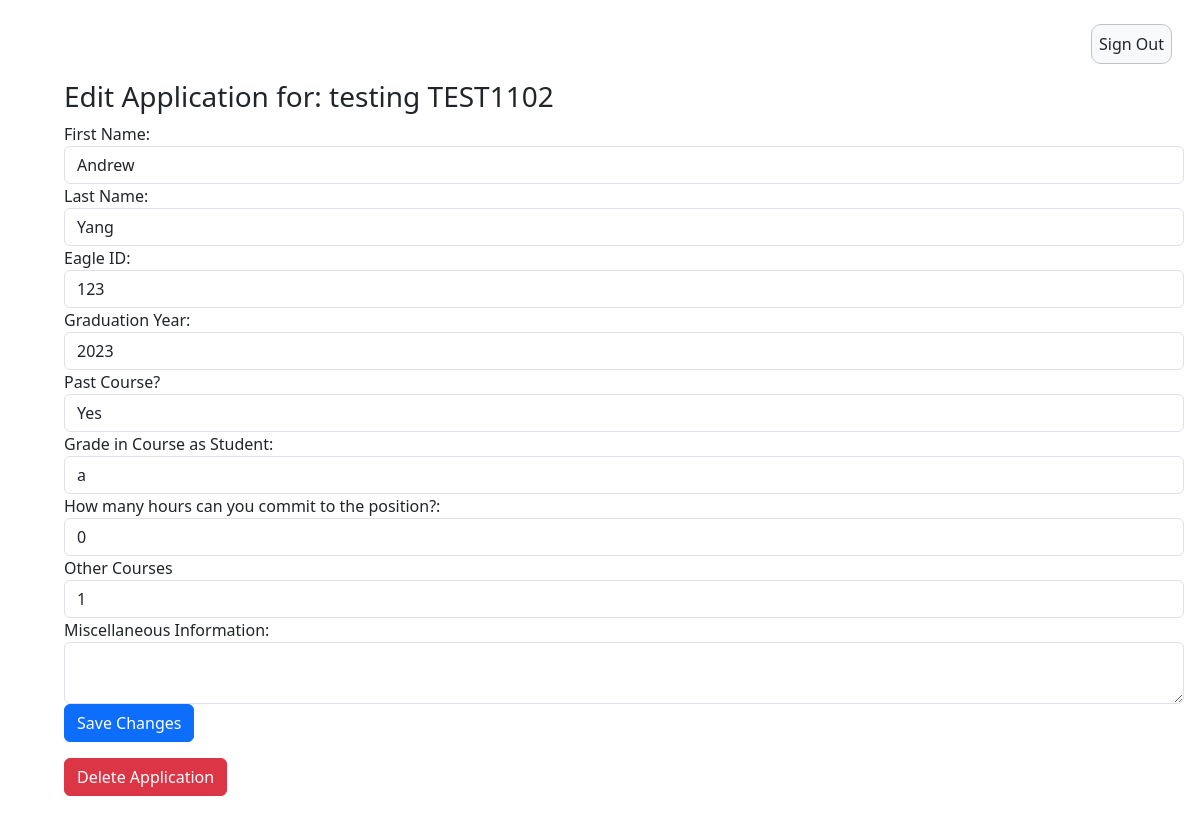
The app's page /edit_application/11/, older data.
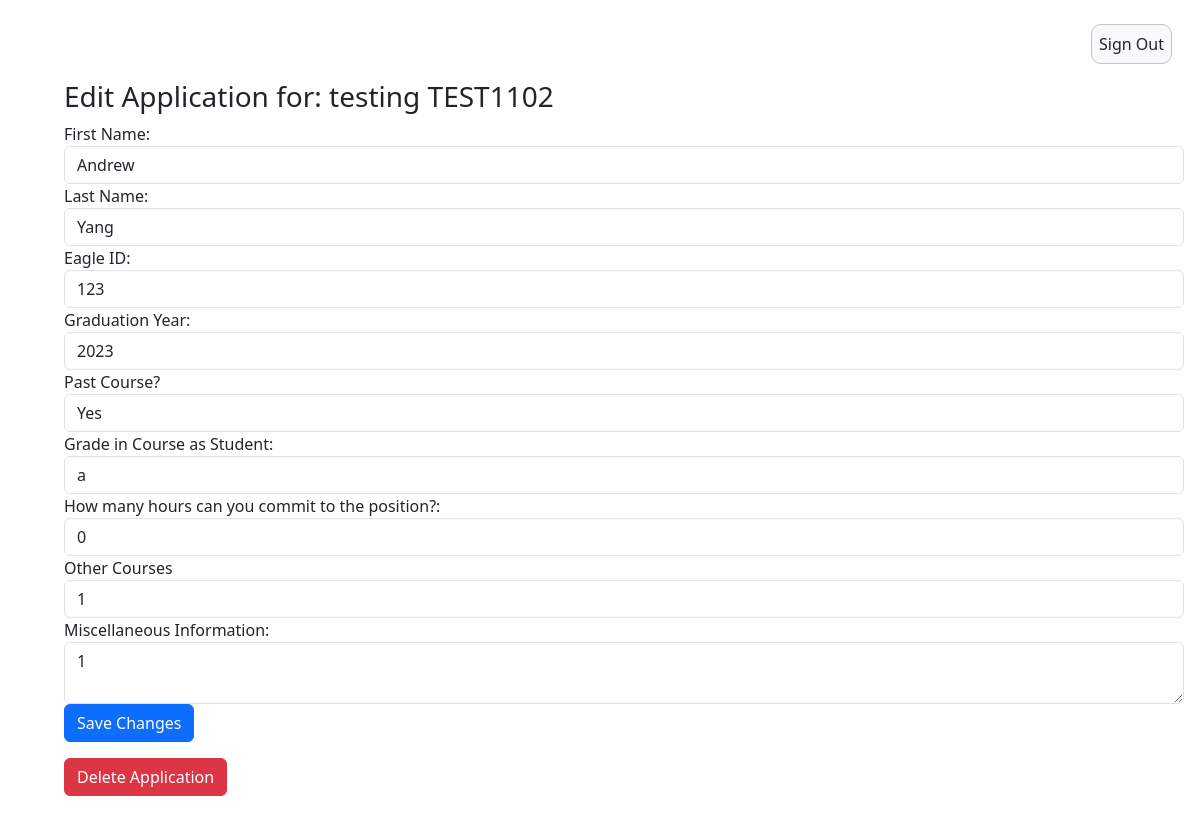
The same page, newer data.
### application/models.py (models this page shows)
class Application(models.Model):
    course_name = models.CharField(max_length=200, default=None, blank = False, null=False)
    course_number = models.CharField(max_length=200, default=None)
    description = models.CharField(max_length=800, default=None)
    first_name = models.CharField(max_length=255, default=None)
    last_name = models.CharField(max_length=255, default=None)
    eagle_id = models.CharField(max_length=255, default=None)
    student = models.ForeignKey(CustomUser, on_delete=models.CASCADE, null=True, blank=True)
    GRADES = (
        ('--', '--'),
        ('a', 'A'),
        ('a-', 'A-'),
        ('b+', 'B+'),
        ('b-', 'B-'),
        ('c+', 'C+'),
        ('c', 'C'),
        ('c-', 'C-'),
        ('d+', 'D+'),
        ('d', 'D'),
        ('d-', 'D-'),
        ('f', 'F'),
        ('n/a', 'N/A')
    )
    GRAD = (
        ('--', '--'),
        ('2023','2023'),
        ('2024', '2024'),
        ('2025', '2025'),
        ('2026', '2026')
    )
    grad = models.CharField(max_length=50, choices=GRAD, default='')
    past_course = models.CharField(choices=[('yes', 'Yes'),('no', 'No')], max_length=50, default='')
    grade = models.CharField(max_length=50, choices=GRADES, default='')
    hours = models.DecimalField(max_digits=2, decimal_places=0, validators=[MinValueValidator(0)], default=0)
    other_courses = models.CharField(max_length=800, default=None)
    misc_information = models.CharField(max_length=800, default=None)

### studentSummary/views.py (the view)
# urls.py: path("edit_application/<int:application_id>/", edit_application, name="edit_application"),
def edit_application(request, application_id):
    application = get_object_or_404(Application, id=application_id)
    if request.method == "POST":
        application.course_name = request.POST['course_name']
        application.course_number = request.POST['course_number']
        application.description = request.POST['description']
        application.first_name = request.POST['first_name']
        application.last_name = request.POST['last_name']
        application.eagle_id = request.POST['eagle_id']
        application.grad = request.POST['grad']
        application.past_course = request.POST['past_course']
        application.grade = request.POST['grade']
        application.hours = request.POST['hours']
        application.other_courses = request.POST['other_courses']
        application.misc_information = request.POST['misc_information']
        application.save()
        return redirect(student_summary_view)
    else:
        form = ApplicationForm(request.POST)
        context = {'application': application,
               'form': form}
        return render(request, "edit_application.html", context)

### templates/edit_application.html (shortened to what this page needs)
{% extends 'appbase.html' %}
{% block content %}
  <h3>Edit Application for: {{ application.course_name }} {{ application.course_number }}</h3>
  <form action="{% url 'edit_application' application.id %}" method="POST">
    <div class="form-group">
        <label for="first_name">First Name:</label>
        <input type="text" name="first_name" id="first_name" value="{{ application.first_name }}" class="form-control" required>
        <label for="last_name">Last Name:</label>
        <input type="text" name="last_name" id="last_name" value="{{ application.last_name }}" class="form-control" required>
        <label for="eagle_id">Eagle ID:</label>
        <input type="text" name="eagle_id" id="eagle_id" value="{{ application.eagle_id }}" class="form-control" required>
        <label for="grad">Graduation Year:</label>
        <input type="number" name="grad" id="grad" value="{{ application.grad }}" class="form-control" required>
        <label for="past_course">Past Course? </label>
        <select name="past_course" id="past_course" class="form-control" required>
            <option value="yes" {% if application.past_course == 'yes' %}selected{% endif %}>Yes</option>
        </select>
        <label for="grade">Grade in Course as Student:</label>
        <input type="text" name="grade" id="grade" value="{{ application.grade }}" class="form-control" required>
        <label for="hours">How many hours can you commit to the position?:</label>
        <input type="number" name="hours" id="hours" value="{{ application.hours }}" class="form-control" required>
        <label for="other_courses">Other Courses</label>
        <input type="text" name="other_courses" id="other_courses" value="{{ application.other_courses }}" class="form-control" required>
        <label for="misc_information">Miscellaneous Information:</label>
        <textarea name="misc_information" id="misc_information" class="form-control" required>{{ application.misc_information }}</textarea>
    </div>
    <input type="submit" class="btn btn-primary" value="Save Changes">
  </form>
  <form action="{% url 'delete_application' application.id %}" method="POST" onsubmit="return confirm('Are you sure you want to delete this application?');">
    <input type="submit" class="btn btn-danger" value="Delete Application">
  </form>
{% endblock %}

Row changes from the older to the newer data that the page shows:
changed Application "testing": misc_information (not shown) → "1"
